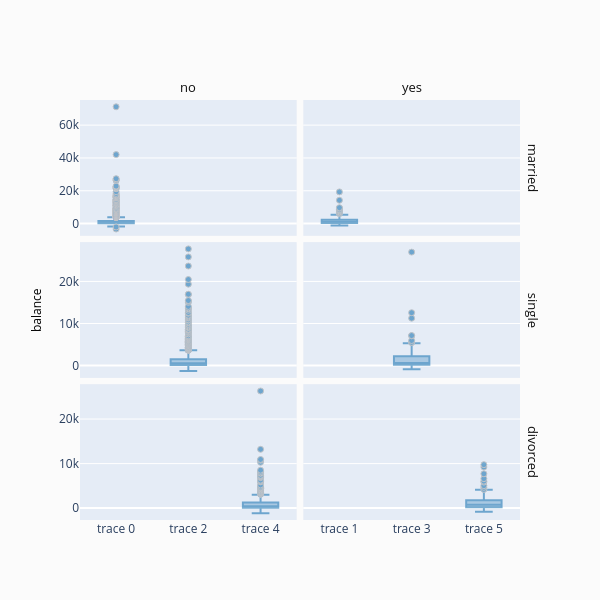

The notebook cell saved with this chart:
### Code cell
# We have missed some important clients with some high balances. 
# This shouldn't be happening.
fig = ff.create_facet_grid(
    df,
    y='balance',
    facet_row='marital',
    facet_col='deposit',
    trace_type='box',
)

iplot(fig, filename='facet - box traces')

### Figure 1 — Plotly figure (JSON) as saved in the notebook; plotly's stock layout.template omitted (floating-point values rounded to 4 significant figures; data arrays with more than 128 entries replaced by an {"elided": "..."} marker saying what was removed)
{"data": [{"marker": {"color": "rgb(31, 119, 180)", "line": {"color": "darkgrey", "width": 1}}, "opacity": 0.6, "type": "box", "xaxis": "x", "y": {"elided": "2282 int values"}, "yaxis": "y"}, {"marker": {"color": "rgb(31, 119, 180)", "line": {"color": "darkgrey", "width": 1}}, "opacity": 0.6, "type": "box", "xaxis": "x2", "y": {"elided": "257 int values"}, "yaxis": "y2"}, {"marker": {"color": "rgb(31, 119, 180)", "line": {"color": "darkgrey", "width": 1}}, "opacity": 0.6, "type": "box", "xaxis": "x3", "y": {"elided": "950 int values"}, "yaxis": "y3"}, {"marker": {"color": "rgb(31, 119, 180)", "line": {"color": "darkgrey", "width": 1}}, "opacity": 0.6, "type": "box", "xaxis": "x4", "y": {"elided": "158 int values"}, "yaxis": "y4"}, {"marker": {"color": "rgb(31, 119, 180)", "line": {"color": "darkgrey", "width": 1}}, "opacity": 0.6, "type": "box", "xaxis": "x5", "y": {"elided": "411 int values"}, "yaxis": "y5"}, {"marker": {"color": "rgb(31, 119, 180)", "line": {"color": "darkgrey", "width": 1}}, "opacity": 0.6, "type": "box", "xaxis": "x6", "y": [4189, 229, 844, 451, 4659, -701, -311, 4099, 3810, 755, 1382, 874, 1354, 976, 624, 172, 388, 1613, 366, 1341, 5037, 2232, 5845, 1238, 225, 936, 2171, 7702, 1297, -191, 3, 902, 257, 6046, 66, 4079, 664, 3636, 14, 479, 9756, -90, 9228, 694, 1580, -54, 1026, 1792, 462, 883, 2411, 6610, 84, 674, -308, 3450, 765, -824, 459, 1679, 70, 639, 126, 13, 538, 6, 687, -251, 1490, 1097, 59], "yaxis": "y6"}], "layout": {"annotations": [{"font": {"color": "#0f0f0f", "size": 13}, "showarrow": false, "text": "no", "textangle": 0, "x": 0.2462, "xanchor": "center", "xref": "paper", "y": 1.03, "yanchor": "middle", "yref": "paper"}, {"font": {"color": "#0f0f0f", "size": 13}, "showarrow": false, "text": "yes", "textangle": 0, "x": 0.7537, "xanchor": "center", "xref": "paper", "y": 1.03, "yanchor": "middle", "yref": "paper"}, {"font": {"color": "#0f0f0f", "size": 13}, "showarrow": false, "text": "married", "textangle": 90, "x": 1.03, "xanchor": "center", "xref": "paper", "y": 0.8383, "yanchor": "middle", "yref": "paper"}, {"font": {"color": "#0f0f0f", "size": 13}, "showarrow": false, "text": "single", "textangle": 90, "x": 1.03, "xanchor": "center", "xref": "paper", "y": 0.5, "yanchor": "middle", "yref": "paper"}, {"font": {"color": "#0f0f0f", "size": 13}, "showarrow": false, "text": "divorced", "textangle": 90, "x": 1.03, "xanchor": "center", "xref": "paper", "y": 0.1617, "yanchor": "middle", "yref": "paper"}, {"font": {"color": "#000000", "size": 12}, "showarrow": false, "text": "", "textangle": 0, "x": 0.5, "xanchor": "center", "xref": "paper", "y": -0.1, "yanchor": "middle", "yref": "paper"}, {"font": {"color": "#000000", "size": 12}, "showarrow": false, "text": "balance", "textangle": -90, "x": -0.1, "xanchor": "center", "xref": "paper", "y": 0.5, "yanchor": "middle", "yref": "paper"}], "height": 600, "legend": {"bgcolor": "#efefef", "borderwidth": 1, "x": 1.05, "y": 1, "yanchor": "top"}, "paper_bgcolor": "rgb(251, 251, 251)", "showlegend": false, "title": {"text": ""}, "width": 600, "xaxis": {"anchor": "y", "domain": [0, 0.4925], "matches": "x5", "showticklabels": false}, "xaxis2": {"anchor": "y2", "domain": [0.5075, 1], "matches": "x6", "showticklabels": false}, "xaxis3": {"anchor": "y3", "domain": [0, 0.4925], "matches": "x5", "showticklabels": false}, "xaxis4": {"anchor": "y4", "domain": [0.5075, 1], "matches": "x6", "showticklabels": false}, "xaxis5": {"anchor": "y5", "domain": [0, 0.4925]}, "xaxis6": {"anchor": "y6", "domain": [0.5075, 1]}, "yaxis": {"anchor": "x", "domain": [0.6767, 1]}, "yaxis2": {"anchor": "x2", "domain": [0.6767, 1], "matches": "y", "showticklabels": false}, "yaxis3": {"anchor": "x3", "domain": [0.3383, 0.6617]}, "yaxis4": {"anchor": "x4", "domain": [0.3383, 0.6617], "matches": "y3", "showticklabels": false}, "yaxis5": {"anchor": "x5", "domain": [0, 0.3233]}, "yaxis6": {"anchor": "x6", "domain": [0, 0.3233], "matches": "y5", "showticklabels": false}}}
